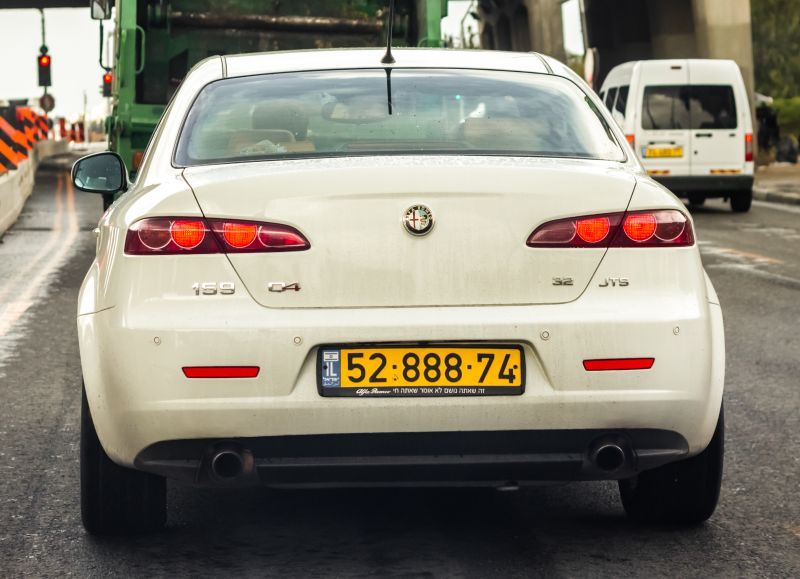
#> input picture source/alfa.jpg, 800 x 579 px
$ python -i Recongnize.py   (imports and definitions only)
#> lines starting #> are read from the running program, lines starting #| are printed output that depends on the picture; after the words box and inside, x2 and y2 are one past the last pixel; in counts of white or black regions, pixels touching at a corner belong together
import imutils
import cv2
import easyocr


class Recognizer:
    @staticmethod
    def get_license_plate_from_image(imagename):
#> called with imagename = 'alfa.jpg'
        image = cv2.imread(imagename)
#> image is the input picture: shape (579, 800, 3); mean B, G, R 119, 131.5, 136.4
        # resize the image
        image = imutils.resize(image, width=500)
#> image: shape (361, 500, 3)

        # grayscale the image
        gray = cv2.cvtColor(image, cv2.COLOR_BGR2GRAY)
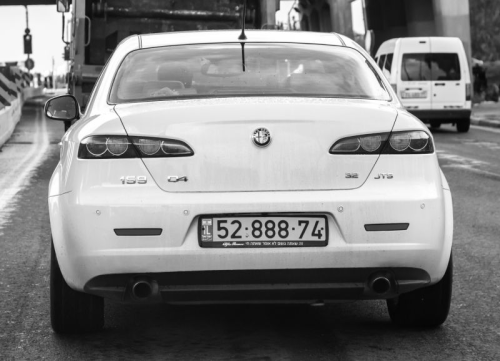
#> gray: shape (361, 500); min 4, max 255, mean 131.5

        # smooth the image
        gray = cv2.bilateralFilter(gray, 11, 17, 17)

        # gets the edges from the grayscaled image
        edged = cv2.Canny(gray, 170, 200)
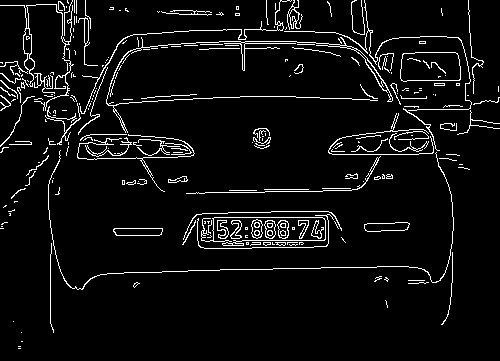
#> edged: shape (361, 500); 5.7% white in thin lines or dots

        # find the contours
        cnts, new = cv2.findContours(edged.copy(), cv2.RETR_LIST, cv2.CHAIN_APPROX_SIMPLE)
#> cnts = 338 contours, 281 with area under 20; largest, box (x1, y1, x2, y2) and area: (400, 52, 461, 82) 1622, (400, 52, 461, 82) 1618, (106, 37, 393, 133) 402, (0, 4, 74, 111) 356, (113, 228, 163, 236) 331; new = 338 rows, first 6: [1, -1, -1, -1], [2, 0, -1, -1], [3, 1, -1, -1], [4, 2, -1, -1], [5, 3, -1, -1], [6, 4, -1, -1]

        cnts = sorted(cnts, key=cv2.contourArea, reverse=True)[:30]
#> cnts = 30 contours; largest, box (x1, y1, x2, y2) and area: (400, 52, 461, 82) 1622, (400, 52, 461, 82) 1618, (106, 37, 393, 133) 402, (0, 4, 74, 111) 356, (113, 228, 163, 236) 331
        number_plate_count = None

        count = 0
        name = 0

        for i in cnts:
            perimeter = cv2.arcLength(i, True)
            approx = cv2.approxPolyDP(i, 0.02 * perimeter, True)
            if len(approx) == 4:
                x, y, w, h = cv2.boundingRect(i)
                crp_image = image[y:y + h, x:x + w]
                name += 1
                cv2.imwrite(str(name) + '.png', crp_image)
                break
#> this loop made 1 pass
#> (perimeter, approx, x, y, w, h, name) on pass 1: (171, [[402, 54], [403, 81], [460, 79], [455, 52]], 400, 52, 61, 30, 1)
#> pass 1, in get_license_plate_from_image, `crp_image = image[y:y + h, x:x + w]`:
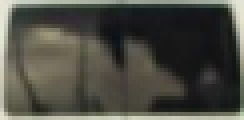
#> crp_image: shape (30, 61, 3) (shown 4 times larger); mean B, G, R 67.6, 76.2, 76.2
#> after the loop, name = 1
        if name < 1:
            return False
        cropped = cv2.imread(f'{name}.png')
#> (the run stopped early here; a loop or call above may not have finished)

$ run again, on source/pego.jpg
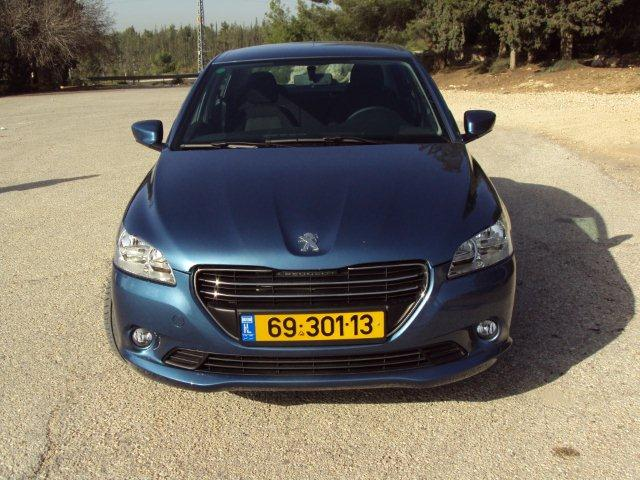
#> input picture source/pego.jpg, 640 x 480 px
#> in get_license_plate_from_image, image is the input picture: shape (480, 640, 3); mean B, G, R 98.4, 110.5, 117.4
#> image: shape (375, 500, 3)
#> in get_license_plate_from_image, `edged = cv2.Canny(gray, 170, 200)`:
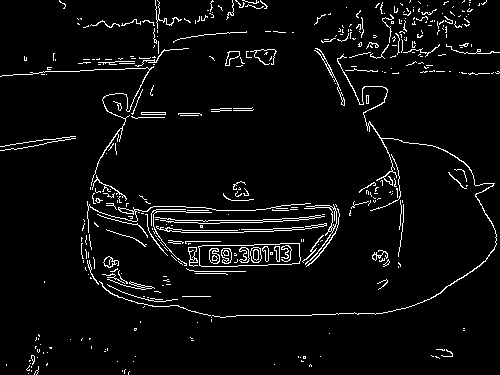
#> edged: shape (375, 500); 4.5% white in thin lines or dots
#> in get_license_plate_from_image, `cnts, new = cv2.findContours(edged.copy(), cv2.RETR_LIST, cv2.CHAIN_AP..`: cnts = 456 contours, 411 with area under 20; largest, box (x1, y1, x2, y2) and area: (198, 243, 301, 267) 2066, (198, 243, 301, 267) 2064, (212, 54, 497, 318) 160, (304, 204, 337, 265) 160, (250, 247, 262, 263) 137; new = 456 rows, first 6: [1, -1, -1, -1], [2, 0, -1, -1], [3, 1, -1, -1], [4, 2, -1, -1], [5, 3, -1, -1], [6, 4, -1, -1]
#> in get_license_plate_from_image, `cnts = sorted(cnts, key=cv2.contourArea, reverse=True)[:30]`: cnts = 30 contours; largest, box (x1, y1, x2, y2) and area: (198, 243, 301, 267) 2066, (198, 243, 301, 267) 2064, (212, 54, 497, 318) 160, (304, 204, 337, 265) 160, (250, 247, 262, 263) 137
#> the loop in get_license_plate_from_image, `for i in cnts:` made 1 pass
#> (perimeter, approx, x, y, w, h, name) on pass 1: (244.1, [[299, 243], [202, 245], [199, 265], [299, 263]], 198, 243, 103, 24, 1)
#> pass 1, in get_license_plate_from_image, `crp_image = image[y:y + h, x:x + w]`:
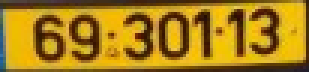
#> crp_image: shape (24, 103, 3) (shown 3 times larger); mean B, G, R 25.2, 128, 168.4
#> after the loop in get_license_plate_from_image, `for i in cnts:`: name = 1
